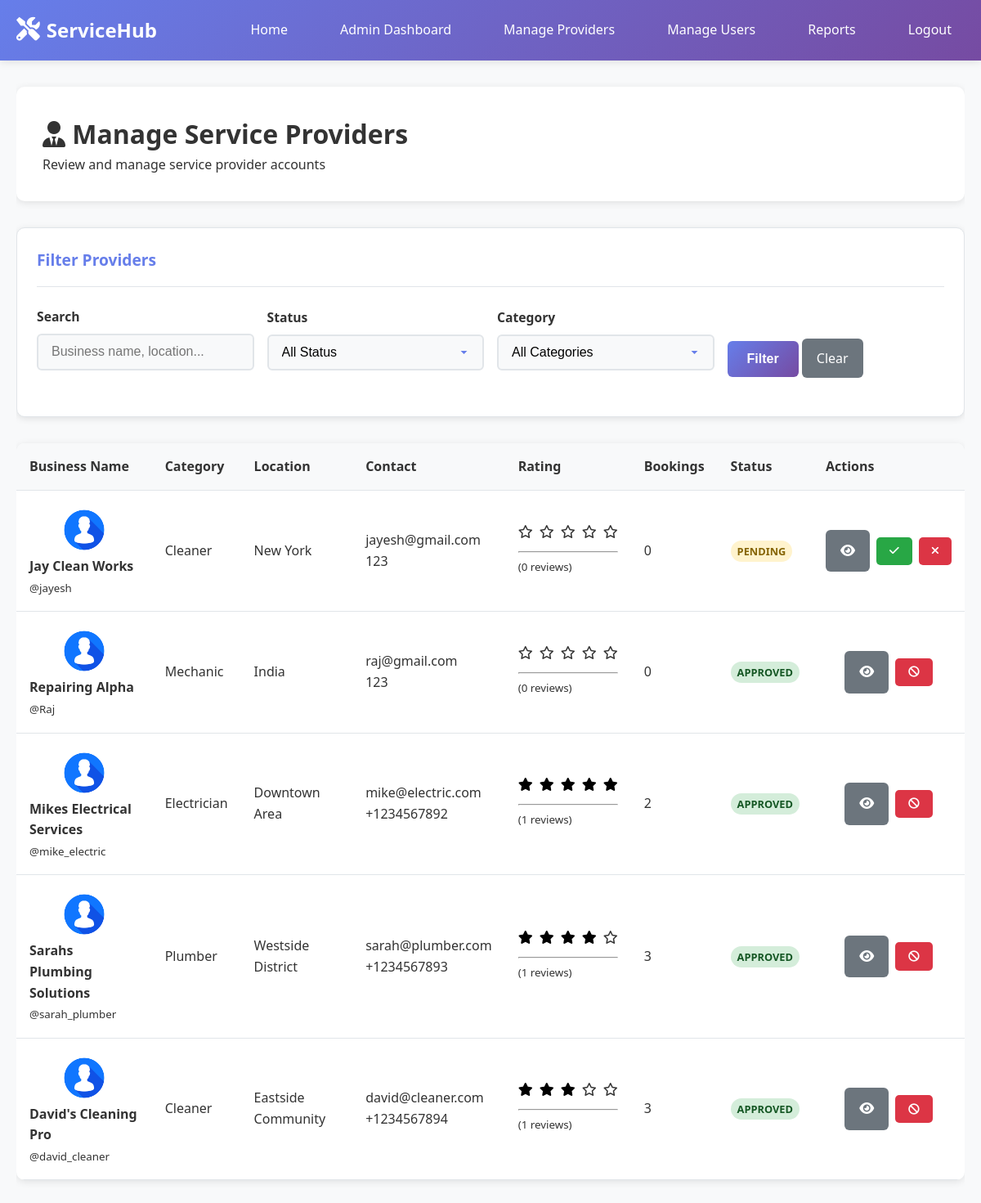
Page /admin/providers.php (signed in) on the earlier database version.
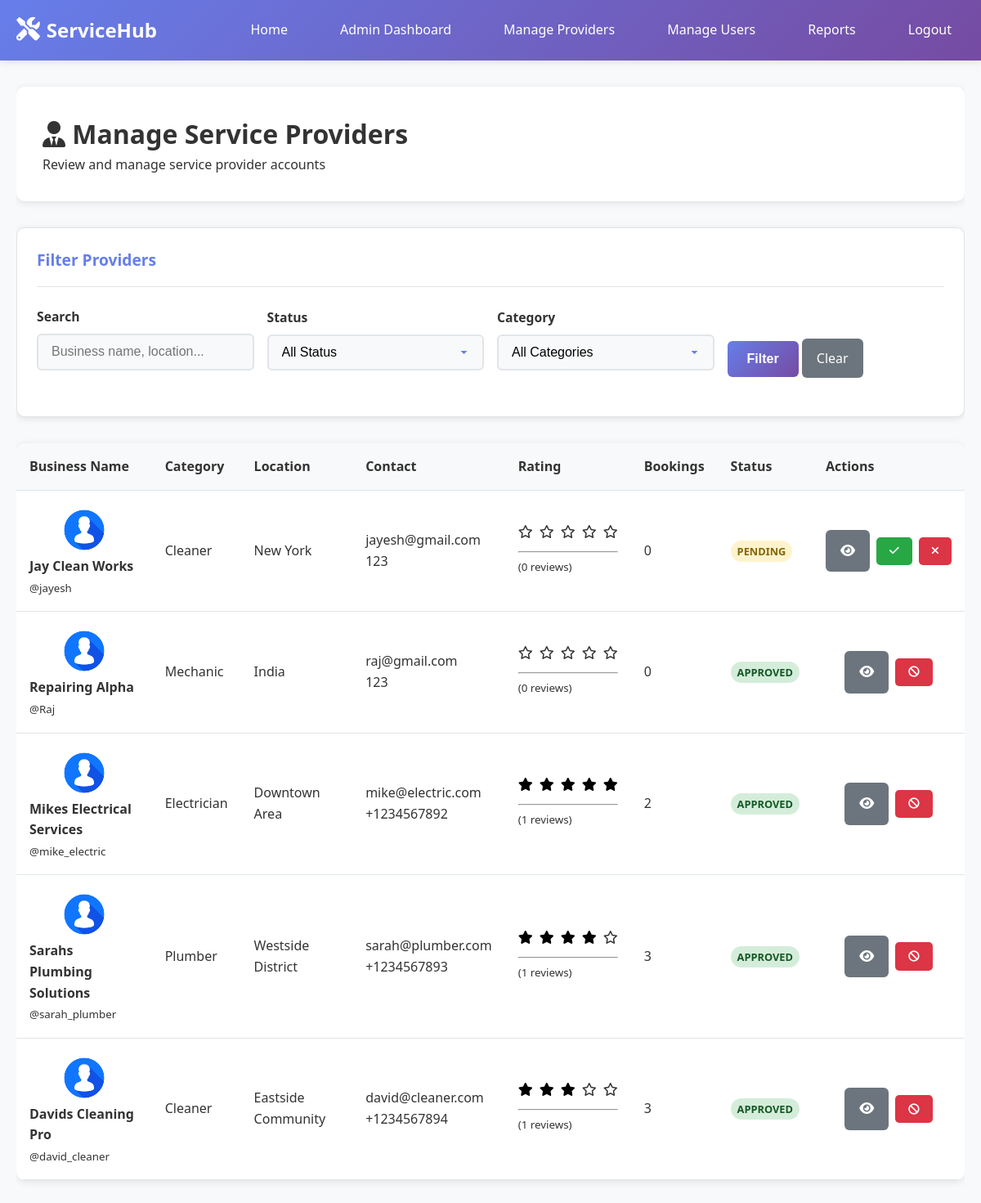
Same page on the later database version.
### tables this page shows
CREATE TABLE `providers` (
  `id` int(11) NOT NULL,
  `user_id` int(11) NOT NULL,
  `business_name` varchar(100) NOT NULL,
  `service_category` enum('electrician','plumber','photographer','cleaner','gardener','painter','carpenter','mechanic','tutor','designer') NOT NULL,
  `description` text DEFAULT NULL,
  `location` varchar(255) NOT NULL,
  `phone` varchar(20) NOT NULL,
  `hourly_rate` decimal(10,2) NOT NULL,
  `kyc_document` varchar(255) DEFAULT NULL,
  `status` enum('pending','approved','rejected') NOT NULL DEFAULT 'pending',
  `rating` decimal(3,2) DEFAULT 0.00,
  `total_reviews` int(11) DEFAULT 0,
  `created_at` timestamp NOT NULL DEFAULT current_timestamp(),
  `updated_at` timestamp NOT NULL DEFAULT current_timestamp() ON UPDATE current_timestamp()
);

CREATE TABLE `users` (
  `id` int(11) NOT NULL,
  `username` varchar(50) NOT NULL,
  `email` varchar(100) NOT NULL,
  `password` varchar(255) NOT NULL,
  `role` enum('admin','provider','customer') NOT NULL DEFAULT 'customer',
  `status` enum('active','inactive','suspended') NOT NULL DEFAULT 'active',
  `profile_image` varchar(255) DEFAULT NULL,
  `phone` varchar(20) DEFAULT NULL,
  `address` text DEFAULT NULL,
  `created_at` timestamp NOT NULL DEFAULT current_timestamp(),
  `updated_at` timestamp NOT NULL DEFAULT current_timestamp() ON UPDATE current_timestamp()
);

### includes/functions.php (called while the page is built, shortened)
<?php
function get_service_categories() {
    return [
        'electrician' => 'Electrician',
        'plumber' => 'Plumber',
        'photographer' => 'Photographer',
        'cleaner' => 'Cleaner',
        'gardener' => 'Gardener',
        'painter' => 'Painter',
        'carpenter' => 'Carpenter',
        'mechanic' => 'Mechanic',
        'tutor' => 'Tutor',
        'designer' => 'Designer'
    ];
}
?>

### admin/providers.php (the view, shortened to what the changed rows need)
<?php
require_once '../config/database.php';
require_once '../includes/functions.php';
$page = isset($_GET['page']) ? intval($_GET['page']) : 1;
$per_page = 20;
$offset = ($page - 1) * $per_page;
$where_conditions = ["1=1"];
$params = [];
$param_types = '';
$where_clause = implode(' AND ', $where_conditions);
$query = "SELECT p.*, u.username, u.email, u.status as user_status,
          AVG(r.rating) as avg_rating, COUNT(DISTINCT r.id) as review_count,
          COUNT(DISTINCT b.id) as booking_count
          FROM providers p
          JOIN users u ON p.user_id = u.id
          LEFT JOIN reviews r ON p.id = r.provider_id AND r.status = 'active'
          LEFT JOIN bookings b ON p.id = b.provider_id
          WHERE $where_clause
          GROUP BY p.id
          ORDER BY p.created_at DESC
          LIMIT ? OFFSET ?";
$params[] = $per_page;
$params[] = $offset;
$param_types .= 'ii';
$stmt = mysqli_prepare($conn, $query);
if (!empty($param_types)) {
    mysqli_stmt_bind_param($stmt, $param_types, ...$params);
}
mysqli_stmt_execute($stmt);
$result = mysqli_stmt_get_result($stmt);
$categories = get_service_categories();
?>
<!DOCTYPE html>
<html lang="en">
<head>
    <link rel="stylesheet" href="../assets/css/style.css">
    <link href="https://cdnjs.cloudflare.com/ajax/libs/font-awesome/6.0.0/css/all.min.css" rel="stylesheet">
</head>
<body>
    <div class="container">
        <div class="dashboard">
            <div class="dashboard-header">
                <h1><i class="fas fa-user-tie"></i> Manage Service Providers</h1>
            </div>
            <div class="table-container">
                <table>
                    <thead>
                        <tr>
                            <th>Business Name</th>
                            <th>Category</th>
                            <th>Location</th>
                            <th>Contact</th>
                            <th>Rating</th>
                            <th>Bookings</th>
                            <th>Status</th>
                            <th>Actions</th>
                        </tr>
                    </thead>
                    <tbody">
                        <?php while ($provider = mysqli_fetch_assoc($result)): ?>
                            <tr>
                                <td>
                                    <div class="provider-info-cell">
                                        <?php
                                        $img_path = '../assets/images/default-avatar.png';
                                        ?>
                                        <img src="<?php echo $img_path; ?>" alt="<?php echo htmlspecialchars($provider['business_name']); ?>" class="provider-thumb">
                                        <div>
                                            <strong><?php echo htmlspecialchars($provider['business_name']); ?></strong>
                                            <br>
                                            <small>@<?php echo htmlspecialchars($provider['username']); ?></small>
                                        </div>
                                    </div>
                                </td>
                                <td><?php echo htmlspecialchars($categories[$provider['service_category']] ?? $provider['service_category']); ?></td>
                                <td><?php echo htmlspecialchars($provider['location']); ?></td>
                                <td>
                                    <div>
                                        <div><?php echo htmlspecialchars($provider['email']); ?></div>
                                        <div><?php echo htmlspecialchars($provider['phone']); ?></div>
                                    </div>
                                </td>
                                <td>
                                    <div class="rating">
                                        <?php
                                    $rating = round($provider['avg_rating'] ?: 0);
                                    for ($i = 1; $i <= 5; $i++) {
                                        if ($i <= $rating) {
                                            echo '<i class="fas fa-star filled"></i>';
                                        } else {
                                            echo '<i class="far fa-star"></i>';
                                        }
                                    }
                                    ?>
                                </div>
                                    <hr class="rating-divider" style="margin: 4px 0;">
                                    <small>(<?php echo $provider['review_count'] ?: 0; ?> reviews)</small>
                                </td>
                                <td><?php echo $provider['booking_count'] ?: 0; ?></td>
                                <td>
                                    <span class="status-badge status-<?php echo $provider['status']; ?>">
                                        <?php echo ucfirst($provider['status']); ?>
                                    </span>
                                </td>
                                <td>
                                    <div class="action-buttons" style="display: flex;">
                                        <a href="provider-details.php?id=<?php echo $provider['id']; ?>"
                                           class="btn-secondary btn-sm" title="View Details" style="margin-right: 10px;">
                                            <i class="fas fa-eye"></i>
                                        </a>
                                        <?php if ($provider['status'] === 'pending'): ?>
                                            <form method="POST" action="">
                                                <input type="hidden" name="provider_id" value="<?php echo $provider['id']; ?>">
                                                <button type="submit" name="action" value="approve"
                                                        class="btn-success btn-sm" title="Approve"
                                                        onclick="return confirm('Approve this provider?')">
                                                    <i class="fas fa-check"></i>
                                                </button>
                                                <button type="submit" name="action" value="reject"
                                                        class="btn-danger btn-sm" title="Reject"
                                                        onclick="return confirm('Reject this provider?')">
                                                    <i class="fas fa-times"></i>
                                                </button>
                                            </form>
                                        <?php elseif ($provider['status'] === 'approved'): ?>
                                            <form method="POST" action="" style="display: inline;">
                                                <button type="submit" name="action" value="suspend"
                                                        class="btn-danger btn-sm" title="Suspend"
                                                        onclick="return confirm('Suspend this provider?')">
                                                    <i class="fas fa-ban"></i>
                                                </button>
                                            </form>
                                        <?php endif; ?>
                                    </div>
                                </td>
                            </tr>
                        <?php endwhile; ?>
                </table>
            </div>
        </div>
    </div>
</body>
</html>

Differences in the rows shown:
changed providers "Eastside Community": business_name "David's Cleaning Pro" → "Davids Cleaning Pro"
